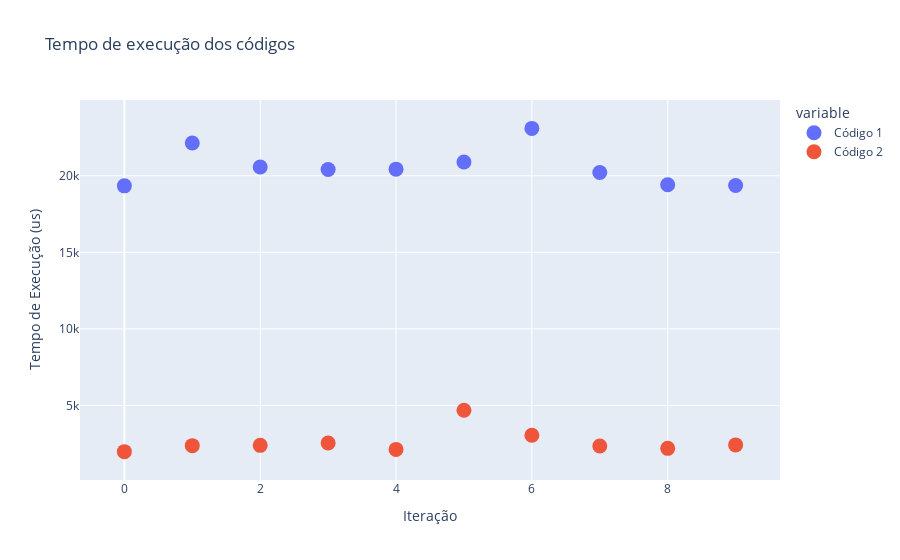

Notebook source saved alongside this figure:
### Code cell
# Gráfico
fig = px.scatter(times_dict, title="Tempo de execução dos códigos", labels={"x": "Código", "y": "Tempo (us)"}, orientation="v")

fig.update_layout(
    xaxis_title="Iteração",
    yaxis_title="Tempo de Execução (us)",
)

# marker
fig.update_traces(marker=dict(size=15))

### Figure 1 — Plotly figure (JSON) as saved in the notebook; plotly's stock layout.template omitted (floating-point values rounded to 4 significant figures)
{"data": [{"hovertemplate": "variable=Código 1<br>index=%{x}<br>value=%{y}<extra></extra>", "legendgroup": "Código 1", "marker": {"color": "#636efa", "size": 15, "symbol": "circle"}, "mode": "markers", "name": "Código 1", "orientation": "v", "showlegend": true, "type": "scatter", "x": [0, 1, 2, 3, 4, 5, 6, 7, 8, 9], "xaxis": "x", "y": [19340.0, 22140.0, 20570.0, 20410.0, 20430.0, 20900.0, 23090.0, 20220.0, 19410.0, 19360.0], "yaxis": "y"}, {"hovertemplate": "variable=Código 2<br>index=%{x}<br>value=%{y}<extra></extra>", "legendgroup": "Código 2", "marker": {"color": "#EF553B", "size": 15, "symbol": "circle"}, "mode": "markers", "name": "Código 2", "orientation": "v", "showlegend": true, "type": "scatter", "x": [0, 1, 2, 3, 4, 5, 6, 7, 8, 9], "xaxis": "x", "y": [1989.0, 2379.0, 2399.0, 2553.0, 2134.0, 4694.0, 3053.0, 2354.0, 2204.0, 2428.0], "yaxis": "y"}], "layout": {"legend": {"title": {"text": "variable"}, "tracegroupgap": 0}, "title": {"text": "Tempo de execução dos códigos"}, "xaxis": {"anchor": "y", "domain": [0, 1], "title": {"text": "Iteração"}}, "yaxis": {"anchor": "x", "domain": [0, 1], "title": {"text": "Tempo de Execução (us)"}}}}
